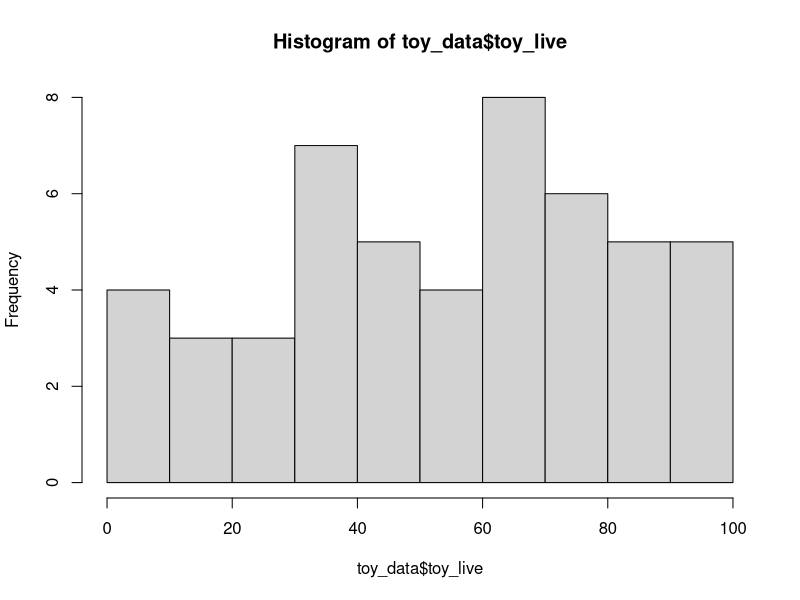
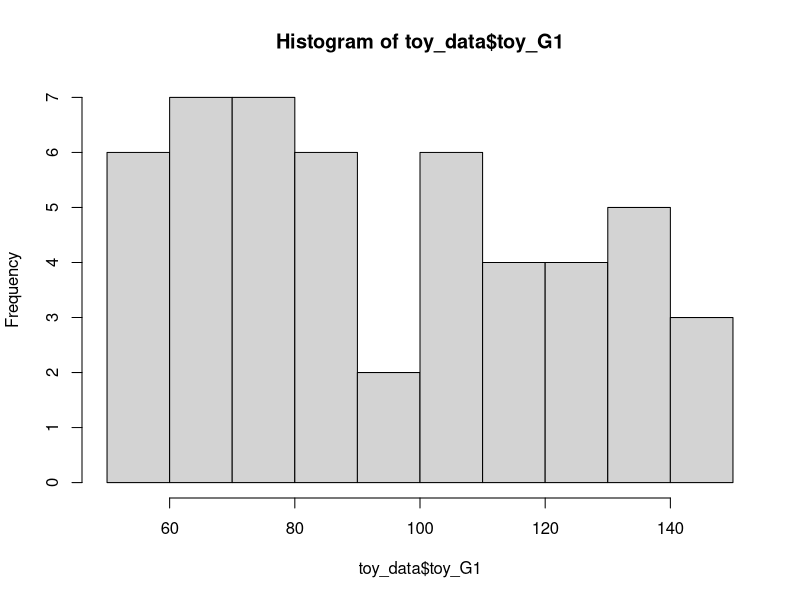
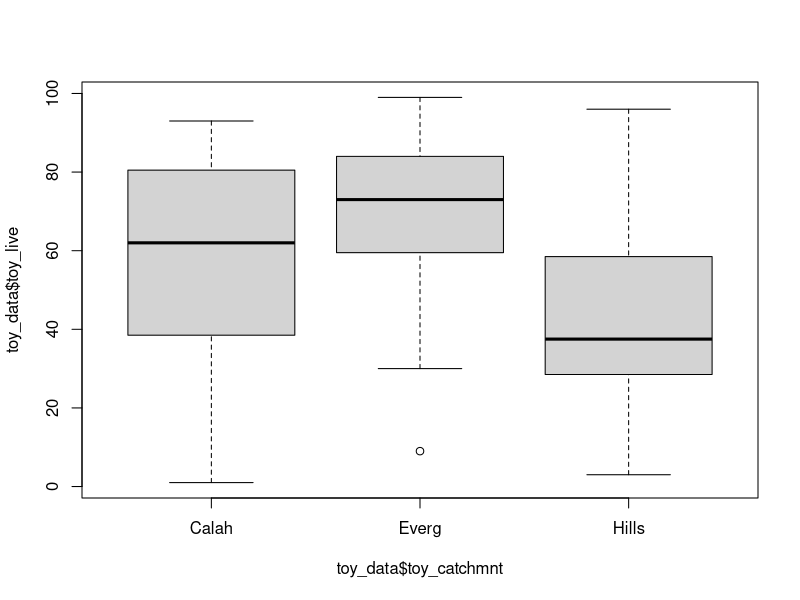
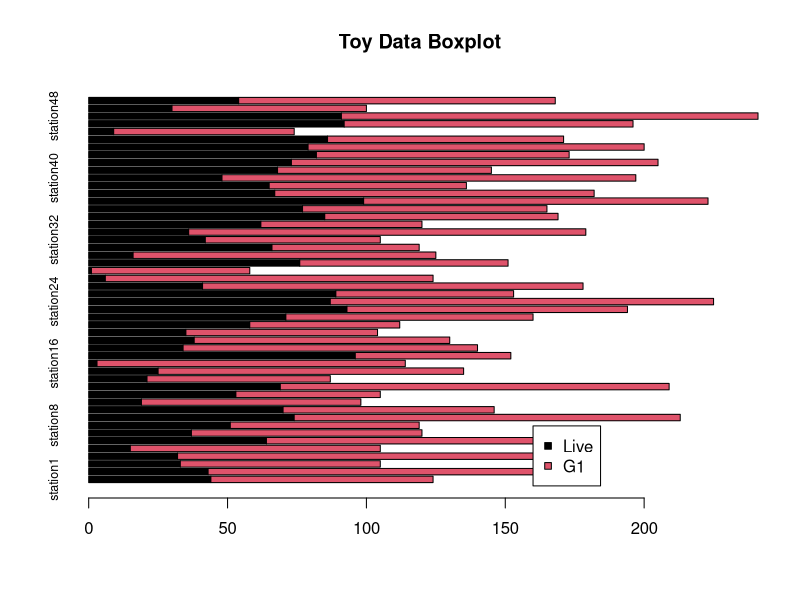
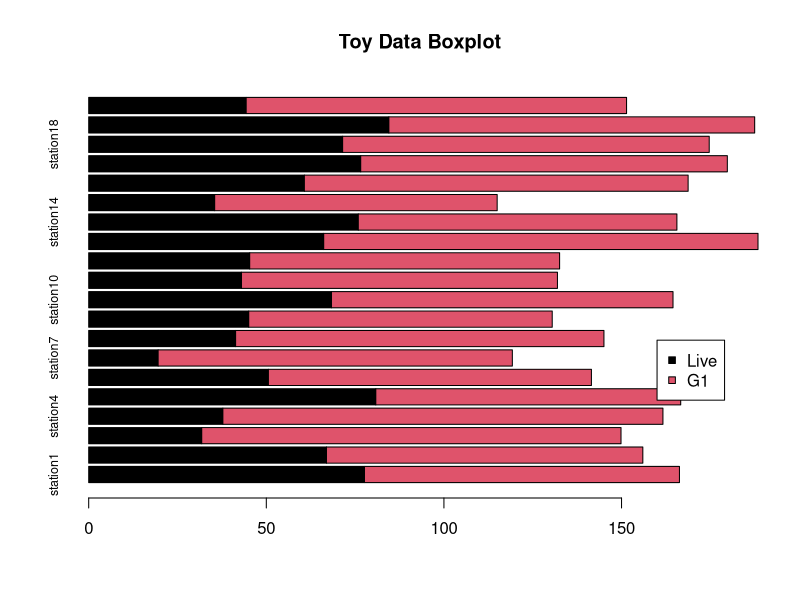
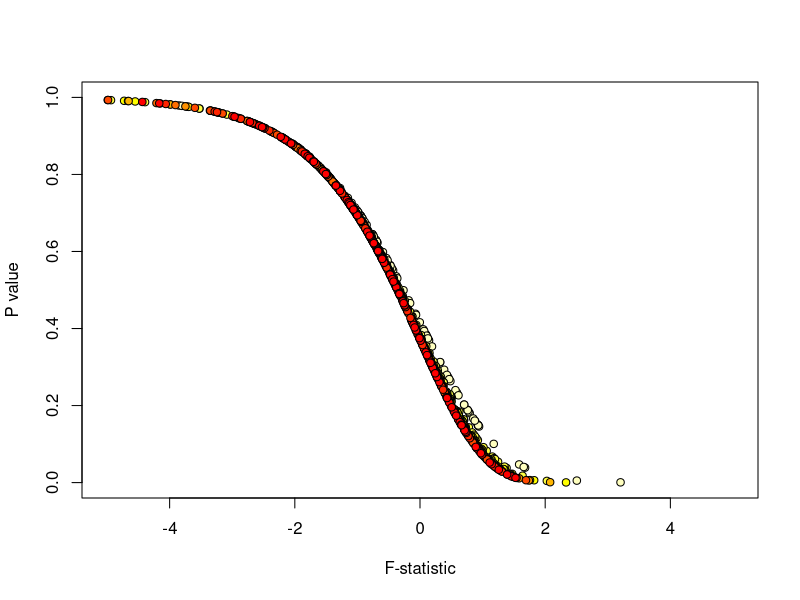
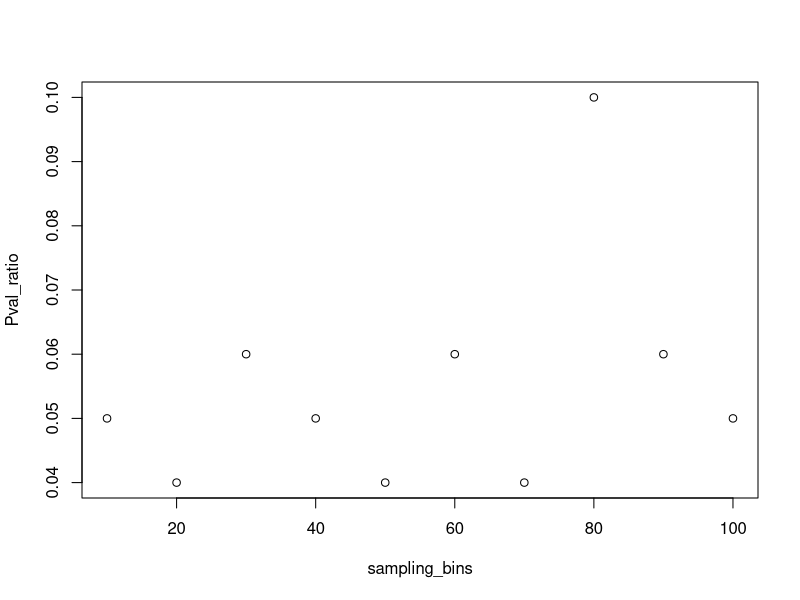
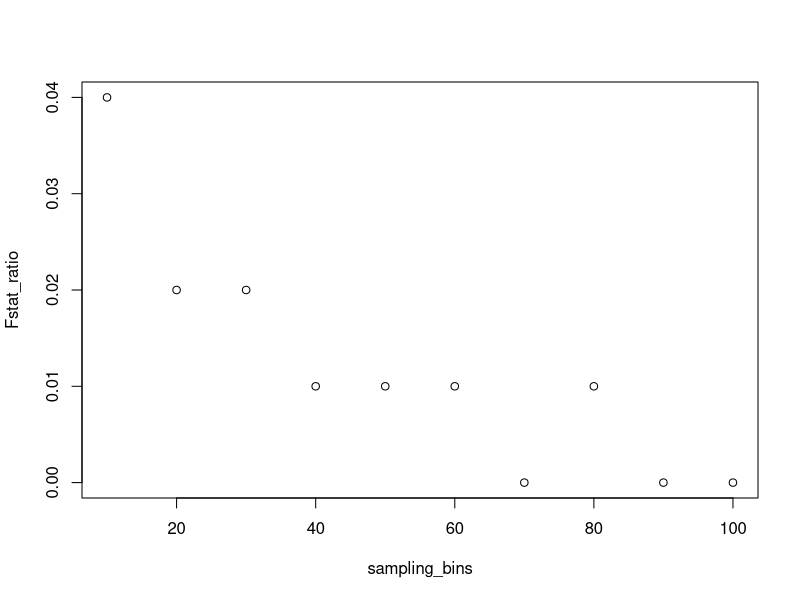

These charts were generated, in order, by the following R code:
#Sandbox for course development code.

#Let's do some basic stuff with the Gulf of Mexico data.

live = read.csv('data/Live.csv', header = TRUE, row.names = "X")

stations = row.names(live)

station_sums = apply(live,1,sum)

taxa_sums = apply(live,2,sum)

#Let's make a toy dataset. 10 stations, 80 possible taxa.

toy_n = 50

toy_stations = paste0("station", c(1:toy_n))
toy_catchmnt = c(rep("Hills",toy_n*0.4),
                 rep("Calah",toy_n*0.3),
                 rep("Everg",toy_n*0.3))
toy_live = c(sample(c(1:100),toy_n))
toy_G1 = c(sample(c(50:150),toy_n))

toy_data = data.frame(toy_stations,toy_catchmnt,toy_live,toy_G1)

#This makes a roughly scalable matrix-generating set of commands. Now we can explore it a little.

hist(toy_data$toy_live)

hist(toy_data$toy_G1)

boxplot(toy_data$toy_live ~ toy_data$toy_catchmnt)

toy.aov = aov(toy_data$toy_live ~ toy_data$toy_catchmnt)
toy_results = unlist(summary(toy.aov))

#Can extract the values for plotting.

toy_results['F value1']
toy_results['Pr(>F)1']

#Barplot to see basic results

barplot(t(toy_data[,3:4]),horiz = TRUE, names.arg = toy_data$toy_stations, cex.names = 0.75, srt = 90, main = "Toy Data Boxplot",col=c(1,2))
legend(160,9,c("Live","G1"),pch=22,pt.bg=c(1,2))

#It's randomized, but the above will occasionally give us a significant result! Toy with the sample size and see how it behaves.

#Notice how using a variable (toy_n) to replace numbers makes it easier to go back and adjust it.

#Since we know how to build one random dataset, we should consider making a function. Our goal is to replace all of the numbers in the code above with variables.

make_toy = function(x, #All it needs is for us to define the sample size. Now we can scale up our observations.
                    cat.names = c("Hills","Calah","Everg"), 
                    range_live = c(1,100), 
                    range_G1 = c(50,150), 
                    c.probs = c(0.4,0.3,0.3),
                    use_norm = FALSE) #We define the variables in our new function here.
  { #Here is where we code out what the function does
  toy_stations = paste0("station", c(1:x))
  toy_catchmnt = c(rep(cat.names,c.probs*x))
  if(use_norm == FALSE){
    toy_live = sample(c(range_live[1]:range_live[2]),x)
    toy_G1 = sample(c(range_G1[1]:range_G1[2]),x)
  } else {
    toy_live = rnorm(x,range_live[2] - ((range_live[2]-range_live[1])/2), 20)
    toy_G1 = rnorm(x,range_G1[2] - ((range_G1[2]-range_G1[1])/2), 15)
  }

  
  data.frame(toy_stations,toy_catchmnt,toy_live,toy_G1)
}

toy_data = make_toy(20, use_norm = TRUE)

barplot(t(toy_data[,3:4]),horiz = TRUE, names.arg = toy_data$toy_stations, cex.names = 0.75, srt = 90, main = "Toy Data Boxplot",col=c(1,2))
legend(160,9,c("Live","G1"),pch=22,pt.bg=c(1,2))

#Now, instead of looking at results individually, let's see what the range of possibilities are based on these parameters.

model_runs = 10 #Let's start with 10 runs.
toy_size = 100
Fstat = vector("numeric",model_runs)
Pval = vector("numeric",model_runs)

for(i in 1:model_runs){ #For every model run...
  toy_data = make_toy(toy_size) #Make a toy dataset
  toy.aov = aov(toy_data$toy_live ~ toy_data$toy_catchmnt) #Do the ANOVA on live vs G1
  toy_results = unlist(summary(toy.aov)) #Break down the results
  Fstat[i] = toy_results['F value1'] #Take F statistic and write to new variable
  Pval[i] = toy_results['Pr(>F)1'] #Take P value and write to new variable
}

#Now we can see how, given our paremeters, what the range of plausible outcomes are.

#How many times (out of 100) do we get a statistically significant result?

length(Pval[Pval < 0.05])/model_runs

#points(Fstat,Pval,col="green")
#hist(Fstat)

#We can loop this one more time and save our model runs at different levels of sampling effort (toy_size)

sampling_bins = seq(10,100,10)
bin_colors = heat.colors(length(sampling_bins),rev = TRUE)

Pval_ratio = vector("numeric",length(sampling_bins))
Fstat_ratio = vector("numeric",length(sampling_bins))
mean_Pval = vector("numeric",length(sampling_bins))
mean_Fstat = vector("numeric",length(sampling_bins))

Pval_matrix = matrix(nrow = 100, ncol = length(sampling_bins))
Fstat_matrix = matrix(nrow = 100, ncol = length(sampling_bins))

plot(0,0,xlim=c(-5,5),ylim=c(0,1),pch=NA,xlab="F-statistic",ylab="P value")

for(j in 1:length(sampling_bins)){
  
  model_runs = 100
  toy_size = sampling_bins[j]
  Fstat = vector("numeric",model_runs)
  Pval = vector("numeric",model_runs)
  
  for(i in 1:model_runs){ #For every model run...
    toy_data = make_toy(toy_size,use_norm = TRUE) #Make a toy dataset
    toy.aov = aov(toy_data$toy_live ~ toy_data$toy_catchmnt) #Do the ANOVA on live vs G1
    toy_results = unlist(summary(toy.aov)) #Break down the results
    Fstat[i] = toy_results['F value1'] #Take F statistic and write to new variable
    Pval[i] = toy_results['Pr(>F)1'] #Take P value and write to new variable
  }
  
  points(log(Fstat),Pval,pch=21,bg=bin_colors[j])
  
  Pval_ratio[j] = length(Pval[Pval < 0.05])/model_runs
  Fstat_ratio[j] = length(Fstat[Fstat > 5])/model_runs
  mean_Pval[j] = mean(Pval)
  mean_Fstat[j] = mean(Fstat)
  
  Pval_matrix[,j] = Pval
  Fstat_matrix[,j] = Fstat
  
}

plot(sampling_bins,Pval_ratio)
plot(sampling_bins,Fstat_ratio)
boxplot(Pval_matrix,ylab = "P value")

#What did we learn here?

#There's no relationship between the number of significant results and the sample size of the toy data sets! This seems weird. 

#The results tell us a couple things. F-statistic and P value show a logarithmic relationship in every set of modeled results, regardless of sample size.

#The likelihood of getting a spurious P value does not go down with sample size. We are always at risk of being misled by false positives.

#Let's do it again and make some real differences in the sample populations.

sampling_bins = seq(10,500,10)
bin_colors = heat.colors(length(sampling_bins),rev = TRUE)

Pval_ratio = vector("numeric",length(sampling_bins))
Fstat_ratio = vector("numeric",length(sampling_bins))
mean_Pval = vector("numeric",length(sampling_bins))
mean_Fstat = vector("numeric",length(sampling_bins))

Pval_matrix = matrix(nrow = 100, ncol = length(sampling_bins))
Fstat_matrix = matrix(nrow = 100, ncol = length(sampling_bins))

plot(0,0,xlim=c(-5,5),ylim=c(0,1),pch=NA,xlab="F-statistic",ylab="P value")

for(j in 1:length(sampling_bins)){
  
  model_runs = 100
  toy_size = sampling_bins[j]
  Fstat = vector("numeric",model_runs)
  Pval = vector("numeric",model_runs)
  
  for(i in 1:model_runs){ #For every model run...
    toy_data = make_toy(toy_size,use_norm = TRUE,range_live = c(100,150), range_G1 = c(250,300)) #Make a toy dataset
    toy.aov = aov(toy_data$toy_live ~ toy_data$toy_catchmnt) #Do the ANOVA on live vs G1
    toy_results = unlist(summary(toy.aov)) #Break down the results
    Fstat[i] = toy_results['F value1'] #Take F statistic and write to new variable
    Pval[i] = toy_results['Pr(>F)1'] #Take P value and write to new variable
  }
  
  points(log(Fstat),Pval,pch=21,bg=bin_colors[j])
  
  Pval_ratio[j] = length(Pval[Pval < 0.05])/model_runs
  Fstat_ratio[j] = length(Fstat[Fstat > 5])/model_runs
  mean_Pval[j] = mean(Pval)
  mean_Fstat[j] = mean(Fstat)
  
  Pval_matrix[,j] = Pval
  Fstat_matrix[,j] = Fstat
  
}

plot(sampling_bins,Pval_ratio)
plot(sampling_bins,Fstat_ratio)
boxplot(Pval_matrix,ylab = "P value")
